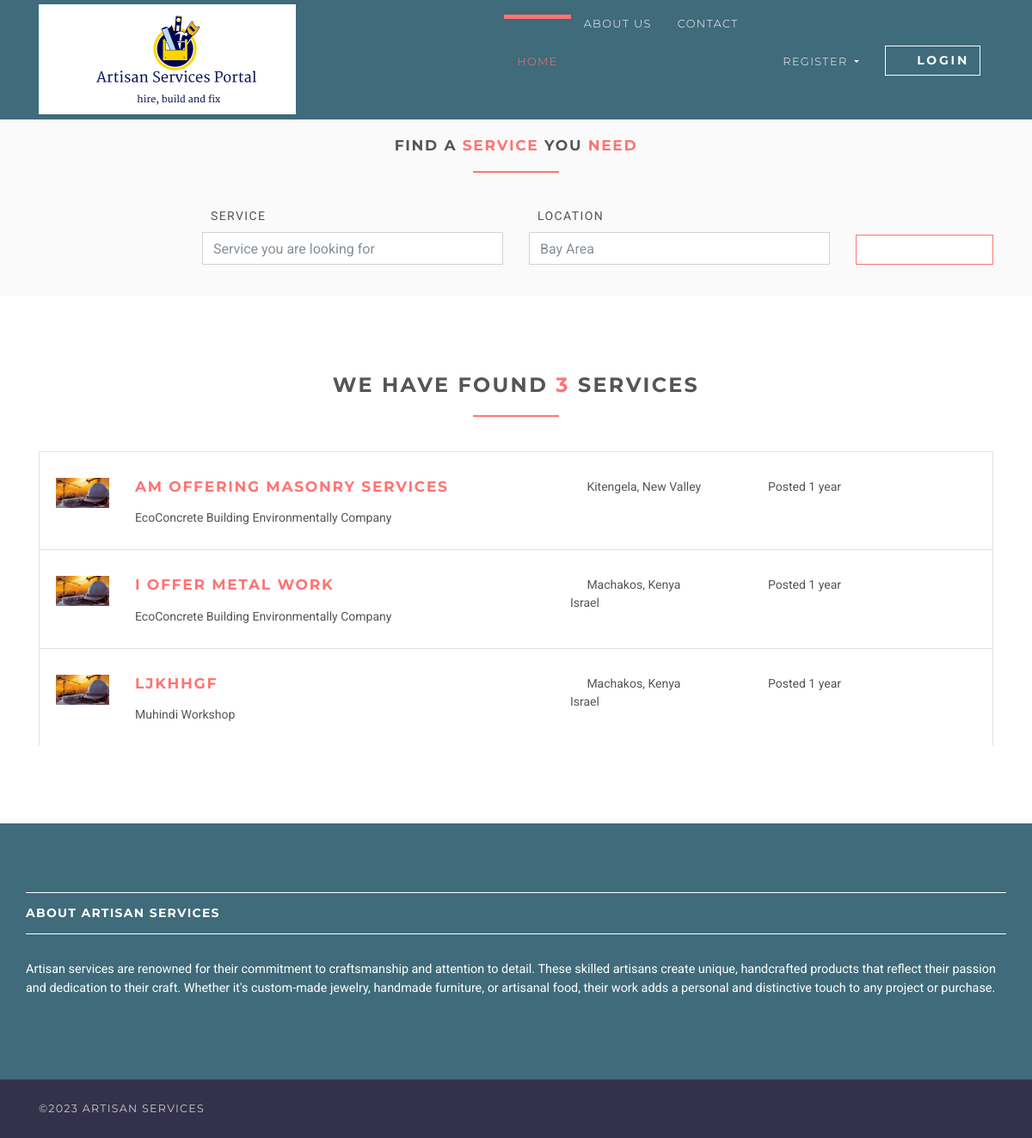
/services, run on the app's committed database.
### servicesapp/models.py (models this page shows, shortened)
class Service(models.Model):
    user = models.ForeignKey(User, on_delete=models.CASCADE)
    title = models.CharField(max_length=150)
    description = models.TextField()
    location = models.CharField(max_length=150)
    type = models.CharField(choices=SERVICE_TYPE, max_length=10)
    category = models.CharField(choices=SERVICE_CATEGORY, max_length=100)
    last_date = models.DateTimeField()
    company_name = models.CharField(max_length=100)
    company_description = models.CharField(max_length=300)
    website = models.CharField(max_length=100, default="", blank=True, null=True)
    created_at = models.DateTimeField(default=timezone.now)
    filled = models.BooleanField(default=False)

### servicesapp/views/home.py (the view)
# urls.py: path('services', ServiceListView.as_view(), name='services'),
class ServiceListView(ListView):
    model = Service
    template_name = 'services/services.html'
    context_object_name = 'services'
    paginate_by = 5

### templates/services/services.html (shortened to what this page needs)
{% extends 'base.html' %}
{% load static %}
{% block content %}
    <section class="service-form-section service-form-section--compressed">
        <div class="container">
            <h4 class="heading">Find a <span class="accent">service</span> you <span class="accent"> need </span></h4>
            <form id="service-main-form" method="get" action="#" class="service-main-form">
                <div class="controls">
                    <div class="row align-items-end">
                        <div class="col-sm-1 col-lg-2"></div>
                        <div class="col-sm-5 col-lg-4 form-group">
                            <label for="service">Service</label>
                            <input type="text" id="service" name="service"
                                   placeholder="Service you are looking for" class="form-control">
                        </div>
                        <div class="col-sm-5 col-lg-4 form-group">
                            <label for="location">Location</label>
                            <input type="text" id="location" name="location" placeholder="Any particular location?"
                                   value="Bay Area" class="form-control">
                        </div>
                        <div class="col-sm-1 col-lg-2 form-group">
                            <button type="submit" name="name"
                                    class="btn btn-outline-white-primary service-main-form__button">
                                <i class="fa fa-search"></i>
                            </button>
                        </div>
                    </div>
                </div>
            </form>
        </div>
    </section>
    <section>
        <div class="container">
            <h3 class="heading">We have found <span class="accent">{{ services.count }}</span> services</h3>
            {% for service in services %}
                <div class="service-listing  ">
                    <div class="row">
                        <div class="col-md-12 col-lg-6">
                            <div class="row">
                                <div class="col-2">
                                    <img src="{% static 'img/company-1.png' %}"
                                         alt="Ipsioou " class="img-fluid">
                                </div>
                                <div class="col-10">
                                    <h4 class="service__title"><a
                                            href="{% url 'services:services-detail' service.id %}">{{ service.title }}</a></h4>
                                    <p class="service__company">
                                        {{ service.company_name }}
                                    </p>
                                </div>
                            </div>
                        </div>
                        <div class="col-10 col-md-3 col-lg-2 ml-auto"><i class="fa fa-map-marker service__location"></i>
                            {{ service.location }}
                        </div>
                        <div class="col-10 col-md-3 col-lg-3 ml-auto">
                            <p>Posted {{ service.created_at|timesince }}</p>
                        </div>
                    </div>
                </div>
            {% endfor %}
        </div>
    </section>
{% endblock %}

### templates/base.html (shortened to what this page needs)
{% load static %}
<!DOCTYPE html>
<html>
<head>
    <link rel="stylesheet" href="https://stackpath.bootstrapcdn.com/bootstrap/4.5.0/css/bootstrap.min.css">
    <link rel="stylesheet"
          href="{% static 'vendor/bootstrap/css/bootstrap.min.css' %}">
    <link rel="stylesheet"
          href="{% static 'vendor/font-awesome/css/font-awesome.min.css' %}">
    <link rel="stylesheet"
          href="{% static 'vendor/owl.carousel/assets/owl.carousel.css' %}">
    <link rel="stylesheet"
          href="{% static 'vendor/owl.carousel/assets/owl.theme.default.css' %}">
    <link rel="stylesheet" href="{% static 'css/style.default.css' %}"
          id="theme-stylesheet">
    <link rel="stylesheet" href="{% static 'css/custom.css' %}">
</head>
<body>
<header class="header">
    <nav class="navbar navbar-expand-lg">
        <div class="container">
            <a href="/" class="navbar-brand">
                <img src="{% static 'img/logo-small.png' %}" alt="logo" class="d-none d-lg-block">
            </a>
            <div id="navbarSupportedContent" class="collapse navbar-collapse">
                <ul class="navbar-nav ml-auto">
                    <li class="nav-item active">
                        <a href="/" class="nav-link">Home <span class="sr-only">(current)</span></a>
                    </li>
                    <li class="nav-item">
                        <a href="{% url 'services:about_us' %}" >About Us</a>
                    </li>
                    <li class="nav-item">
                        <a href="{% url 'services:contact_us' %}">Contact</a>
                    </li>
                    {% if request.user.is_authenticated and request.user.role == 'artisan' %}
                        <li class="nav-item dropdown">
                            <a id="clientZone" href="#" data-toggle="dropdown"
                               aria-haspopup="true" aria-expanded="false"
                               class="nav-link dropdown-toggle has-img mb-3 mb-lg-0 mt-3 mt-lg-0">
                                <div class="client-menu-image">
                                    <div class="inner">
                                        <img src="{% static 'img/company-1.png' %}"
                                             alt="company image"
                                             class="img-fluid">
                                    </div>
                                </div>
                                {% if request.user.role == 'customer' %}
                                    {{ request.user.first_name }} {{ request.user.last_name }}
                                {% else %}
                                    {{ request.user.first_name }}
                                {% endif %}
                            </a>
                            <div aria-labelledby="clientZone" class="dropdown-menu">
                                <a href="{% url 'services:artisan-dashboard' %}" class="dropdown-item">Dashboard</a>
                                <a href="{% url 'services:artisan-all-applicants' %}" class="dropdown-item">Applicants </a>
                                <a href="{% url 'services:artisan-services-create' %}" class="dropdown-item">Post a new
                                    service </a>
                                 <a href="{% url 'accounts:artisan-profile-update' %}" class="dropdown-item">Edit Profile</a>
                                <a href="{% url 'accounts:logout' %}" class="dropdown-item">Logout</a>
                            </div>
                        </li>
                    {% else %}
                        <li class="nav-item dropdown">
                            <a id="pages" href="#" data-toggle="dropdown" aria-haspopup="true" aria-expanded="false"
                               class="nav-link dropdown-toggle"><i class="fa fa-signing"></i>Register
                            </a>
                        </li>
                        <li class="nav-item" style="color: #fff">
                            <a href="{% url 'accounts:login' %}" class="btn navbar-btn btn-outline-light mb-5 mb-lg-0">
                                <i class="fa fa-sign-in"></i>Login
                            </a>
                        </li>
                    {% endif %}
                </ul>
            </div>
        </div>
    </nav>
</header>
<div>
    {% block content %} {% endblock %}
</div>
<footer class="footer">
    <div class="footer__block">
        <div class="container">
            <div class="row">
                <div class="">
                    <h4 class="h5">About artisan services</h4>
                    <p>Artisan services are renowned for their commitment to craftsmanship and attention to detail. These skilled artisans
                        create unique, handcrafted products that reflect their passion and dedication to their craft. Whether it's custom-made jewelry,
                          handmade furniture, or artisanal food, their work adds a personal and distinctive touch to any project or purchase.
                    </p>
                </div>
            </div>
        </div>
    </div>
    <div class="footer__copyright">
        <div class="container">
            <div class="row">
                <div class="col-md-6 text-md-left text-center">
                    <p>&copy;2023 Artisan Services</p>
                </div>
            </div>
        </div>
    </div>
</footer>
</body>
</html>

### data on the page
Service: title "AM OFFERING MASONRY SERVICES", company_name "EcoConcrete Building Environmentally Company", location "Kitengela, New Valley", created_at "1 year"
Service: title "I OFFER METAL WORK", company_name "EcoConcrete Building Environmentally Company", location "Machakos, Kenya Israel", created_at "1 year"
Service: title "LJKHHGF", company_name "Muhindi Workshop", location "Machakos, Kenya Israel", created_at "1 year"

### other printed values
{{ services.count }} "3"
